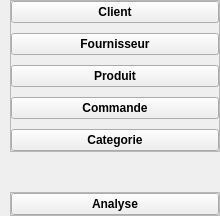
         <widget class="QWidget" name="widget_2" native="true">
          <property name="minimumSize">
           <size>
            <width>220</width>
            <height>0</height>
           </size>
          </property>
          <property name="font">
           <font>
            <family>Microsoft YaHei</family>
            <pointsize>10</pointsize>
            <weight>9</weight>
            <italic>false</italic>
            <bold>false</bold>
           </font>
          </property>
          <property name="styleSheet">
           <string notr="true">font: 75 10pt &quot;Microsoft YaHei&quot;;

</string>
          </property>
          <layout class="QVBoxLayout" name="verticalLayout_3">
           <property name="spacing">
            <number>0</number>
           </property>
           <property name="leftMargin">
            <number>0</number>
           </property>
           <property name="topMargin">
            <number>0</number>
           </property>
           <property name="rightMargin">
            <number>0</number>
           </property>
           <property name="bottomMargin">
            <number>0</number>
           </property>
           <item>
            <widget class="QWidget" name="widget_5" native="true">
             <property name="styleSheet">
              <string notr="true">font-weight:bold;</string>
             </property>
             <layout class="QVBoxLayout" name="verticalLayout_4">
              <property name="spacing">
               <number>0</number>
              </property>
              <property name="leftMargin">
               <number>10</number>
              </property>
              <property name="topMargin">
               <number>0</number>
              </property>
              <property name="rightMargin">
               <number>0</number>
              </property>
              <property name="bottomMargin">
               <number>0</number>
              </property>
              <item>
               <widget class="QFrame" name="frame_4">
                <property name="frameShape">
                 <enum>QFrame::StyledPanel</enum>
                </property>
                <property name="frameShadow">
                 <enum>QFrame::Raised</enum>
                </property>
                <layout class="QVBoxLayout" name="verticalLayout_5">
                 <property name="spacing">
                  <number>10</number>
                 </property>
                 <property name="leftMargin">
                  <number>0</number>
                 </property>
                 <property name="topMargin">
                  <number>0</number>
                 </property>
                 <property name="rightMargin">
                  <number>0</number>
                 </property>
                 <property name="bottomMargin">
                  <number>0</number>
                 </property>
                 <item>
                  <widget class="QPushButton" name="client">
                   <property name="cursor">
                    <cursorShape>PointingHandCursor</cursorShape>
                   </property>
                   <property name="styleSheet">
                    <string notr="true"/>
                   </property>
                   <property name="text">
                    <string>Client</string>
                   </property>
                   <property name="icon">
                    <iconset>
                     <normaloff>icons/client.png</normaloff>icons/client.png</iconset>
                   </property>
                   <property name="iconSize">
                    <size>
                     <width>32</width>
                     <height>32</height>
                    </size>
                   </property>
                  </widget>
                 </item>
                 <item>
                  <widget class="QPushButton" name="four">
                   <property name="cursor">
                    <cursorShape>PointingHandCursor</cursorShape>
                   </property>
                   <property name="text">
                    <string>Fournisseur</string>
                   </property>
                   <property name="icon">
                    <iconset>
                     <normaloff>icons/icons8-fournisseur.png</normaloff>icons/icons8-fournisseur.png</iconset>
                   </property>
                   <property name="iconSize">
                    <size>
                     <width>32</width>
                     <height>32</height>
                    </size>
                   </property>
                  </widget>
                 </item>
                 <item>
                  <widget class="QPushButton" name="produit">
                   <property name="cursor">
                    <cursorShape>PointingHandCursor</cursorShape>
                   </property>
                   <property name="text">
                    <string>Produit</string>
                   </property>
                   <property name="icon">
                    <iconset>
                     <normaloff>icons/icons8-produit.png</normaloff>icons/icons8-produit.png</iconset>
                   </property>
                   <property name="iconSize">
                    <size>
                     <width>32</width>
                     <height>32</height>
                    </size>
                   </property>
                  </widget>
                 </item>
                 <item>
                  <widget class="QPushButton" name="commande">
                   <property name="cursor">
                    <cursorShape>PointingHandCursor</cursorShape>
                   </property>
                   <property name="text">
                    <string>Commande</string>
                   </property>
                   <property name="icon">
                    <iconset>
                     <normaloff>icons/icons8-commande.png</normaloff>icons/icons8-commande.png</iconset>
                   </property>
                   <property name="iconSize">
                    <size>
                     <width>32</width>
                     <height>32</height>
                    </size>
                   </property>
                  </widget>
                 </item>
                 <item>
                  <widget class="QPushButton" name="categorie">
                   <property name="cursor">
                    <cursorShape>PointingHandCursor</cursorShape>
                   </property>
                   <property name="styleSheet">
                    <string notr="true"/>
                   </property>
                   <property name="text">
                    <string>Categorie</string>
                   </property>
                   <property name="icon">
                    <iconset>
                     <normaloff>icons/icons8-classer-par-catégories.png</normaloff>icons/icons8-classer-par-catégories.png</iconset>
                   </property>
                   <property name="iconSize">
                    <size>
                     <width>32</width>
                     <height>32</height>
                    </size>
                   </property>
                  </widget>
                 </item>
                </layout>
               </widget>
              </item>
              <item>
               <spacer name="verticalSpacer">
                <property name="orientation">
                 <enum>Qt::Vertical</enum>
                </property>
                <property name="sizeType">
                 <enum>QSizePolicy::Expanding</enum>
                </property>
                <property name="sizeHint" stdset="0">
                 <size>
                  <width>20</width>
                  <height>40</height>
                 </size>
                </property>
               </spacer>
              </item>
              <item>
               <widget class="QFrame" name="frame_5">
                <property name="frameShape">
                 <enum>QFrame::StyledPanel</enum>
                </property>
                <property name="frameShadow">
                 <enum>QFrame::Raised</enum>
                </property>
                <layout class="QVBoxLayout" name="verticalLayout_6">
                 <property name="spacing">
                  <number>10</number>
                 </property>
                 <property name="leftMargin">
                  <number>0</number>
                 </property>
                 <property name="topMargin">
                  <number>0</number>
                 </property>
                 <property name="rightMargin">
                  <number>0</number>
                 </property>
                 <property name="bottomMargin">
                  <number>0</number>
                 </property>
                 <item>
                  <widget class="QPushButton" name="analyse">
                   <property name="cursor">
                    <cursorShape>PointingHandCursor</cursorShape>
                   </property>
                   <property name="text">
                    <string>Analyse</string>
                   </property>
                   <property name="icon">
                    <iconset>
                     <normaloff>icons/icons8-analyse.png</normaloff>icons/icons8-analyse.png</iconset>
                   </property>
                   <property name="iconSize">
                    <size>
                     <width>32</width>
                     <height>32</height>
                    </size>
                   </property>
                  </widget>
                 </item>
                </layout>
               </widget>
              </item>
             </layout>
            </widget>
           </item>
          </layout>
         </widget>
